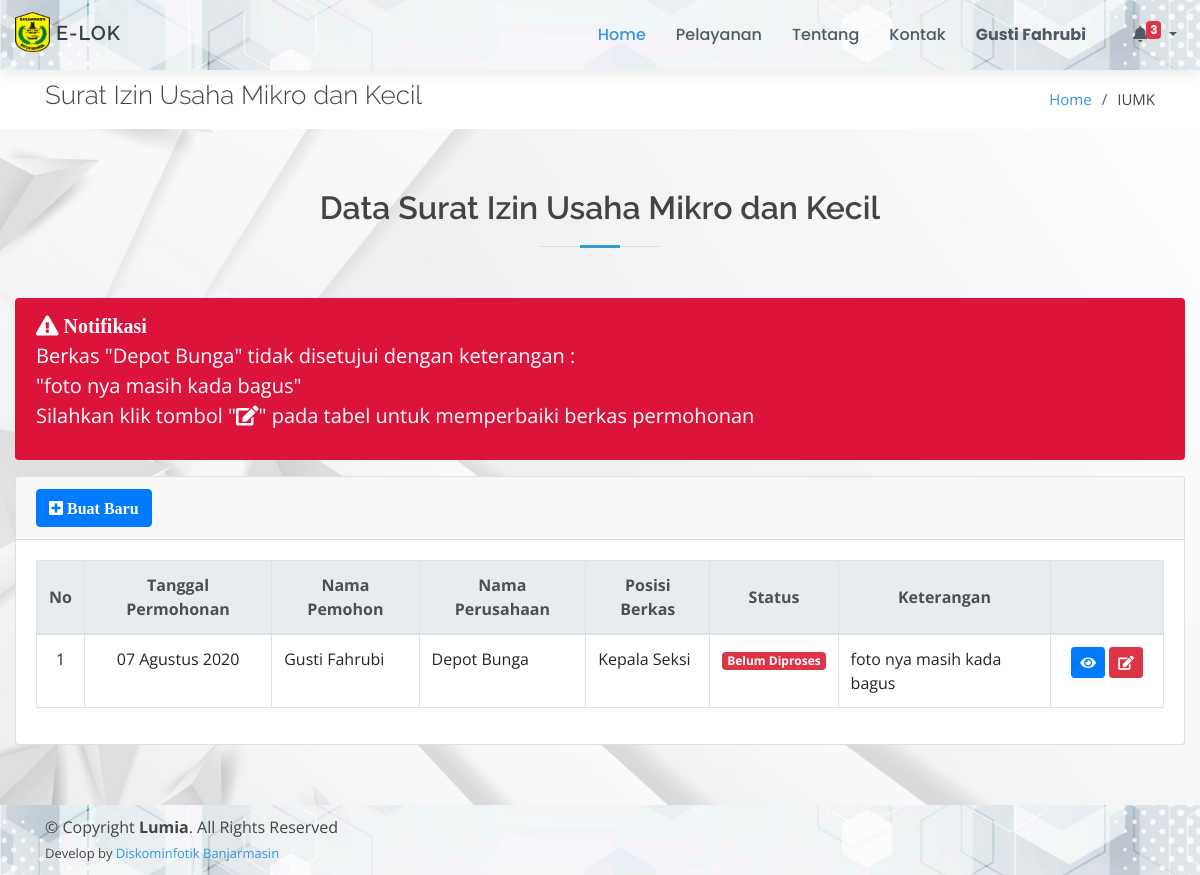
The page /page/iumk/index.php (signed in) on the database as committed earlier.
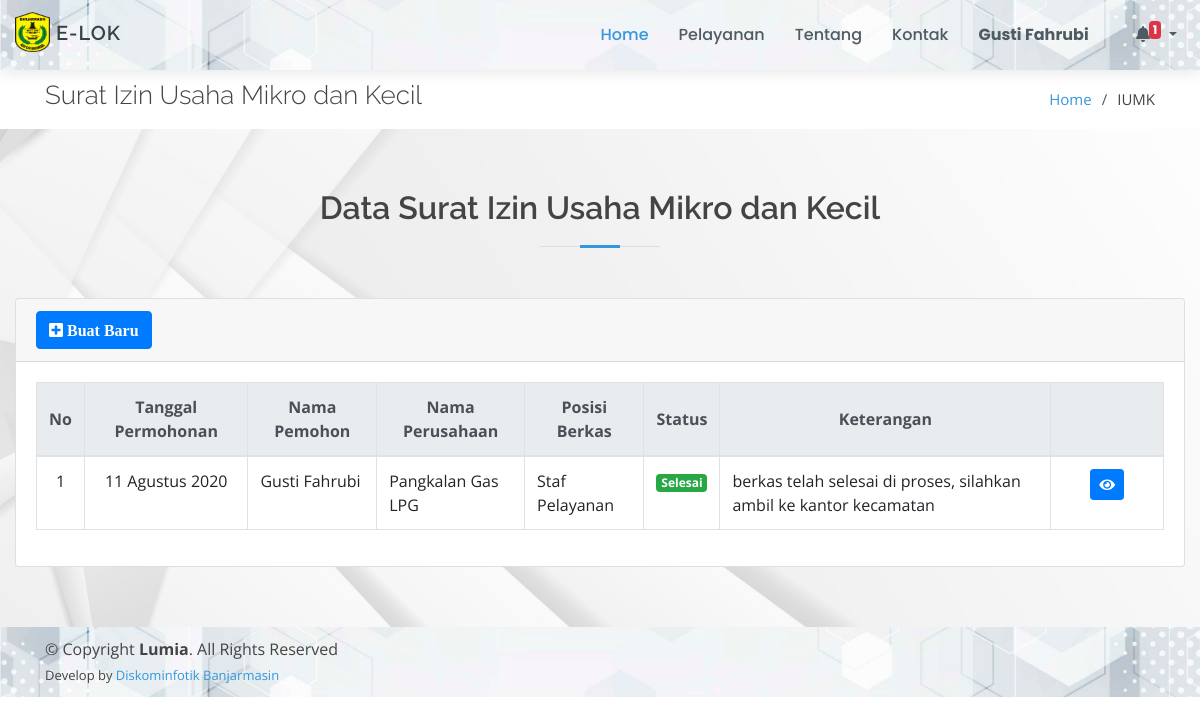
The same page on the database as committed later.
### tables this page shows
CREATE TABLE `iumk` (
  `id_iumk` int(11) NOT NULL,
  `id_masyarakat` int(11) NOT NULL,
  `nomor_iumk` varchar(30) DEFAULT NULL,
  `peraturan` longtext NOT NULL,
  `nama_pemohon` varchar(50) NOT NULL,
  `nomor_ktp` varchar(30) NOT NULL,
  `alamat` text NOT NULL,
  `tanggal` datetime NOT NULL,
  `no_telp` varchar(15) NOT NULL,
  `nama_perusahaan` text NOT NULL,
  `bentuk_perusahaan` varchar(30) NOT NULL,
  `npwp` varchar(50) NOT NULL,
  `kegiatan_usaha` varchar(30) NOT NULL,
  `sarana_usaha` varchar(30) NOT NULL,
  `alamat_usaha` text NOT NULL,
  `jumlah_modal_usaha` varchar(20) NOT NULL,
  `nomor_pendaftaran` varchar(10) NOT NULL,
  `nama_camat` varchar(50) NOT NULL,
  `jabatan` varchar(30) NOT NULL,
  `nip` varchar(30) NOT NULL,
  `foto_pemohon` varchar(100) NOT NULL,
  `kelengkapan` varchar(20) DEFAULT NULL,
  `keterangan` text,
  `tgl_selesai` date DEFAULT NULL,
  `id_posisi` int(11) NOT NULL,
  `status` varchar(20) NOT NULL
);

CREATE TABLE `posisi_berkas` (
  `id_posisi` int(11) NOT NULL,
  `posisi` text NOT NULL
);

### config/config.php (called while the page is built, shortened)
<?php
function base_url($url = null)
{
	$base_url = "http://localhost/layanan-kecamatan";
	if ($url != null) {
		return $base_url . "/" . $url;
	} else {
		return $base_url;
	}
}
function encryptor($action, $string)
{
	$output = false;
	$encrypt_method = "AES-256-CBC";
	$secret_key = 'muni';
	$secret_iv = 'muni123';
	$key = hash('sha256', $secret_key);
	$iv = substr(hash('sha256', $secret_iv), 0, 16);
	if ($action == 'encrypt') {
		$output = openssl_encrypt($string, $encrypt_method, $key, 0, $iv);
		$output = base64_encode($output);
	} else if ($action == 'decrypt') {
		$output = openssl_decrypt(base64_decode($string), $encrypt_method, $key, 0, $iv);
	}
	return $output;
}
$no = 1;

### config/bulan.php (called while the page is built, shortened)
<?php
$bln = array(
    '01' => 'Januari',
    '02' => 'Februari',
    '03' => 'Maret',
    '04' => 'April',
    '05' => 'Mei',
    '06' => 'Juni',
    '07' => 'Juli',
    '08' => 'Agustus',
    '09' => 'September',
    '10' => 'Oktober',
    '11' => 'November',
    '12' => 'Desember'
);

### page/iumk/index.php (the view, shortened to what the changed rows need)
<!DOCTYPE html>
<html lang="en">
<?php
include_once "../../config/config.php";
include_once "../../config/bulan.php";
include_once "../../template/ui/head.php";
$idm      = $_SESSION['id_masyarakat'];
?>
<body>
    <?php include_once "../../template/ui/header.php"; ?>
    <main id="main">
        <section id="breadcrumbs" class="breadcrumbs">
            <div class="container">
                <div class="d-flex justify-content-between align-items-center">
                    <h2>Surat Izin Usaha Mikro dan Kecil</h2>
                </div>
            </div>
        </section>
        <section class="contact graform">
            <div class="container-fluid">
                <div class="section-title">
                    <h2>Data Surat Izin Usaha Mikro dan Kecil</h2>
                </div>
                <div class="row">
                    <div class="col-md-12">
                        <?php
                        $data = $koneksi->query("SELECT * FROM iumk WHERE id_masyarakat = '$idm' ORDER BY id_iumk DESC");
                        if (mysqli_num_rows($data)) {
                            foreach ($data as $row) {
                                if ($row['kelengkapan'] == "Tidak Lengkap") {
                        ?>
                                    <div class="alert" style="background-color: crimson; color: white; font-size: 20px;">
                                        <i class="fa fa-exclamation-triangle"> Notifikasi</i>
                                        <p>
                                            Berkas "<?= $row['nama_perusahaan']; ?>" tidak disetujui dengan keterangan : <br>
                                            "<?= $row['keterangan']; ?>" <br>
                                            Silahkan klik tombol "<i class="fa fa-edit"></i>" pada tabel untuk memperbaiki berkas permohonan
                                        </p>
                                    </div>
                            <?php }
                            } ?>
                            <div class="card">
                                <div class="card-body">
                                    <div class="table-responsive">
                                        <table class="table table-bordered">
                                            <thead class="text-center thead-light">
                                                <tr>
                                                    <th style="vertical-align: middle;">No</th>
                                                    <th style="vertical-align: middle;">Tanggal Permohonan</th>
                                                    <th style="vertical-align: middle;">Nama Pemohon</th>
                                                    <th style="vertical-align: middle;">Nama Perusahaan</th>
                                                    <th style="vertical-align: middle;">Posisi Berkas</th>
                                                    <th style="vertical-align: middle;">Status</th>
                                                    <th style="vertical-align: middle;">Keterangan</th>
                                                    <th></th>
                                                </tr>
                                            </thead>
                                            <tbody class="warna-hover">
                                                <?php
                                                foreach ($data as $r) :
                                                    $po  = $koneksi->query("SELECT * FROM posisi_berkas WHERE id_posisi = '$r[id_posisi]'")->fetch_array();
                                                ?>
                                                    <tr>
                                                        <td align="center"><?= $no++; ?></td>
                                                        <td align="center">
                                                            <?=
                                                                date('d', strtotime($r['tanggal'])) . " " .
                                                                    $bln[date('m', strtotime($r['tanggal']))] . " " .
                                                                    date('Y', strtotime($r['tanggal']));
                                                            ?>
                                                        </td>
                                                        <td><?= $r['nama_pemohon']; ?></td>
                                                        <td><?= $r['nama_perusahaan']; ?></td>
                                                        <td><?= $po['posisi']; ?></td>
                                                        <td>
                                                            <?php
                                                            if ($r['status'] == "Belum Diproses") {
                                                                echo "<span class='badge badge-danger'>" . $r['status'] . "</span>";
                                                            } elseif ($r['status'] == "Dalam Proses") {
                                                                echo "<span class='badge badge-warning'>" . $r['status'] . "</span>";
                                                            } else {
                                                                echo "<span class='badge badge-success'>" . $r['status'] . "</span>";
                                                            }
                                                            ?>
                                                        </td>
                                                        <td><?= $r['keterangan']; ?></td>
                                                        <td align="center" width="10%">
                                                            <button id="detail" data-id="<?= encryptor('encrypt', $r['id_iumk']) ?>" class="btn btn-primary btn-sm" title="Lihat Detail Berkas">
                                                                <i class="fa fa-eye"></i>
                                                            </button>
                                                            <?php if ($r['kelengkapan'] == "Tidak Lengkap") : ?>
                                                                <a href="edit-iumk?id=<?= encryptor('encrypt', $r['id_iumk']) ?>" class="btn btn-danger btn-sm" title="Perbaiki Berkas">
                                                                    <i class="fa fa-edit"></i>
                                                                </a>
                                                            <?php endif ?>
                                                        </td>
                                                    </tr>
                                                <?php endforeach ?>
                                            </tbody>
                                        </table>
                                    </div>
                                <?php } ?>
                                </div>
                            </div>
                    </div>
                </div>
        </section>
    </main>
</body>
</html>

### template/ui/header.php (shortened to what the changed rows need)
<header id="header" class="fixed-top d-flex align-items-center">
    <div class="container-fluid d-flex align-items-center">
        <div class="logo mr-auto">
            <h1>
                <a href="<?= base_url(); ?>"> <img src="<?= base_url() ?>/assets/img/logo-bjm.png" style="width: 35px; height: 40px; margin-top: -6px;"> E-LOK</a>
            </h1>
        </div>
        <nav class="nav-menu d-none d-lg-block">
            <ul>
                <?php if (!isset($_SESSION['id_masyarakat'])) { ?>
                    <li>
                        <a href="<?= base_url('login') ?>"><b>Login</b></a>
                    </li>
                <?php } else { ?>
                    <li class="dropdown">
                        <a href="#" class="dropdown-toggle" id="dropdownMenuButton" data-toggle="dropdown" aria-haspopup="true" aria-expanded="false">
                            <i class="fa fa-bell"></i>
                            <?php
                            $dataiumk = $koneksi->query("SELECT * FROM iumk WHERE id_masyarakat = '$_SESSION[id_masyarakat]' AND kelengkapan = 'Tidak Lengkap' ORDER BY id_iumk DESC");
                            $jmliumk = mysqli_num_rows($dataiumk);
                            $datasktubaru = $koneksi->query("SELECT * FROM sktu_baru WHERE id_masyarakat = '$_SESSION[id_masyarakat]' AND kelengkapan = 'Tidak Lengkap' ORDER BY id_sktu DESC");
                            $jmlsktubaru = mysqli_num_rows($datasktubaru);
                            $datasktuppj = $koneksi->query("SELECT * FROM sktu_perpanjangan WHERE id_masyarakat = '$_SESSION[id_masyarakat]' AND kelengkapan = 'Tidak Lengkap' ORDER BY id_sktu DESC");
                            $jmlsktuppj = mysqli_num_rows($datasktuppj);
                            $data1 = $koneksi->query("SELECT * FROM riwayat_tgl_sktu WHERE id_masyarakat = '$_SESSION[id_masyarakat]'");
                            foreach ($data1 as $r1) {
                                $ceknotif = $koneksi->query("SELECT * FROM sktu_perpanjangan WHERE nomor_sktu = '$r1[nomor_sktu]' AND id_masyarakat = '$r1[id_masyarakat]'");
                                if (mysqli_num_rows($ceknotif) === 0) {
                                    if (!empty($r1['terakhir_diperpanjang']) and $r1['terakhir_diperpanjang'] != '0000-00-00') {
                                        $datanotifsktuppj = $koneksi->query("SELECT * FROM riwayat_tgl_sktu WHERE nomor_sktu NOT IN (SELECT nomor_sktu FROM sktu_perpanjangan) AND ((terakhir_diperpanjang - CURRENT_DATE()) <= 30 AND (terakhir_diperpanjang - CURRENT_DATE()) > 0) OR ((CURRENT_DATE() >= terakhir_diperpanjang) AND (CURRENT_DATE() <= (SELECT terakhir_diperpanjang + INTERVAL 6 MONTH))) OR (CURRENT_DATE() >= (SELECT terakhir_diperpanjang + INTERVAL 6 MONTH))");
                                        $jmlnotifsktuppj = mysqli_num_rows($datanotifsktuppj);
                                    }
                                }
                            }
                            $jmltotal = $jmliumk + $jmlsktubaru + $jmlsktuppj + $jmlnotifsktuppj;
                            ?>
                            <?php if ($jmltotal != 0) { ?>
                                <sup class="badge badge-danger" style="padding: 10%; height: auto; margin-left: -5px; padding-top: 3px; padding-bottom: 3px;">
                                    <?= $jmltotal; ?>
                                </sup>
                            <?php } ?>
                        </a>
                    </li>
                <?php } ?>
            </ul>
        </nav>
    </div>
</header>

Rows that differ between the two databases and show on the page:
no longer on one of the page's lists (row edited): iumk: nama_perusahaan "Depot Bunga", keterangan "foto nya masih kada bagus"
changed iumk "Agustus": tanggal "07" → "11"; nama_perusahaan "Depot Bunga" → "Pangkalan Gas LPG"; id_posisi.posisi "Kepala Seksi" → "Staf Pelayanan"; keterangan "foto nya masih kada bagus" → "berkas telah selesai di proses, silahkan ambil ke kantor kecamatan"; status "Belum Diproses" → "Selesai"; kelengkapan "Tidak Lengkap" → "Lengkap" (drawn)
Other text that changed with them:
$jmltotal: "3" → "1"
